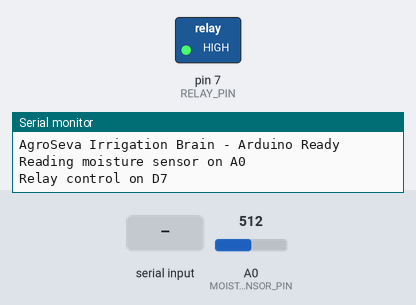
A sketch run on a simulated Arduino Uno, built with avr-gcc and run on an emulated ATmega328P. Shown: switched loads named in the sketch (green lamp = pin HIGH), the last lines printed to the serial monitor. The test bench sets the inputs (shaded band); at power-on: A0 (MOISTURE_SENSOR_PIN) = 512.

Above: at 1.2 s.
1.3 s: "ON\n" received over Serial
At 2.2 s:
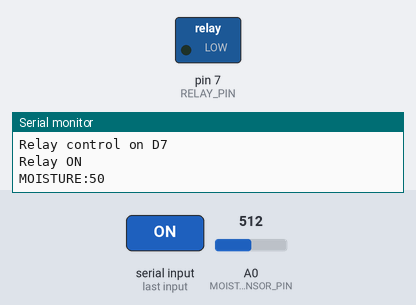
2.8 s: "OFF\n" received over Serial
At 3.4 s:
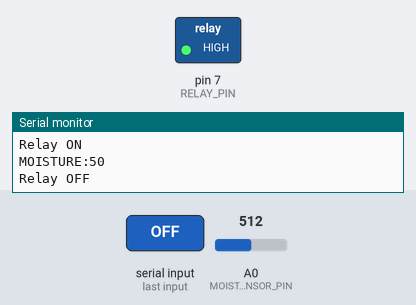
Timing chart, 0 to 5.8 s (numbered marks = the images above; inputs shaded):
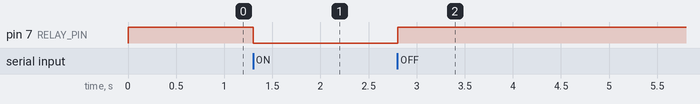

The sketch:

arduino_sketch.ino
```cpp
/**
 * AgroSeva Irrigation Brain - Arduino Sketch
 *
 * Reads moisture sensor and controls relay based on commands from laptop.
 *
 * WIRING:
 * - Moisture Sensor (analog) → A0
 * - Relay Module IN → D7 (active LOW)
 * - Relay Module VCC → 5V
 * - Relay Module GND → GND
 *
 * SERIAL COMMUNICATION:
 * - Sends: "MOISTURE:<value>" every 2 seconds
 * - Receives: "ON\n" or "OFF\n" to control relay
 *
 * Upload this once - no Arduino IDE needed at runtime.
 */

// Pin definitions
const int MOISTURE_SENSOR_PIN = A0;  // Analog pin for moisture sensor
const int RELAY_PIN = 7;             // Digital pin for relay (active LOW)

// Calibration values (adjust based on your sensor)
const int DRY_VALUE = 0;    // Raw ADC value when completely dry
const int WET_VALUE = 1023; // Raw ADC value when completely wet

// Timing
unsigned long lastReading = 0;
const unsigned long READING_INTERVAL = 2000; // Read every 2 seconds

void setup() {
  // Initialize serial communication
  Serial.begin(9600);

  // Initialize pins
  pinMode(MOISTURE_SENSOR_PIN, INPUT);
  pinMode(RELAY_PIN, OUTPUT);
  digitalWrite(RELAY_PIN, HIGH); // Start with relay OFF (active LOW)

  // Wait for serial connection
  while (!Serial) {
    ; // Wait for serial port to connect
  }

  Serial.println("AgroSeva Irrigation Brain - Arduino Ready");
  Serial.println("Reading moisture sensor on A0");
  Serial.println("Relay control on D7");
}

void loop() {
  // Read moisture sensor periodically
  unsigned long currentMillis = millis();
  if (currentMillis - lastReading >= READING_INTERVAL) {
    lastReading = currentMillis;

    // Read analog value
    int rawValue = analogRead(MOISTURE_SENSOR_PIN);

    // Convert to percentage (0-100%)
    // Map from [DRY_VALUE, WET_VALUE] to [0, 100]
    int moisture = map(rawValue, DRY_VALUE, WET_VALUE, 0, 100);
    moisture = constrain(moisture, 0, 100); // Clamp to 0-100

    // Send to laptop via serial
    Serial.print("MOISTURE:");
    Serial.println(moisture);
  }

  // Check for commands from laptop
  if (Serial.available() > 0) {
    String command = Serial.readStringUntil('\n');
    command.trim();

    if (command == "ON") {
      digitalWrite(RELAY_PIN, LOW);  // Active LOW - turn relay ON
      Serial.println("Relay ON");
    }
    else if (command == "OFF") {
      digitalWrite(RELAY_PIN, HIGH); // Active LOW - turn relay OFF
      Serial.println("Relay OFF");
    }
    else {
      Serial.print("Unknown command: ");
      Serial.println(command);
    }
  }
}
```

Measured:
- after the input at 1.3 s, pin 7 (RELAY_PIN): HIGH → LOW at once
- after the input at 2.8 s, pin 7 (RELAY_PIN): LOW → HIGH at once
